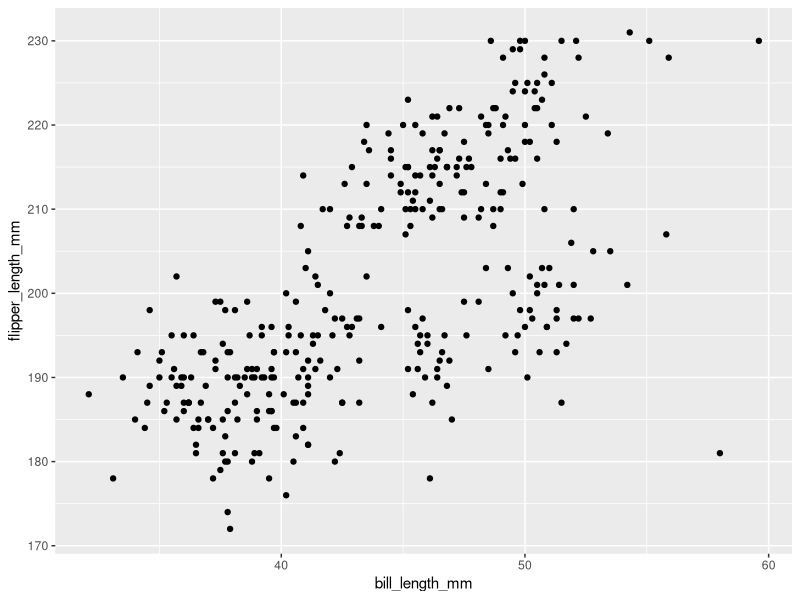
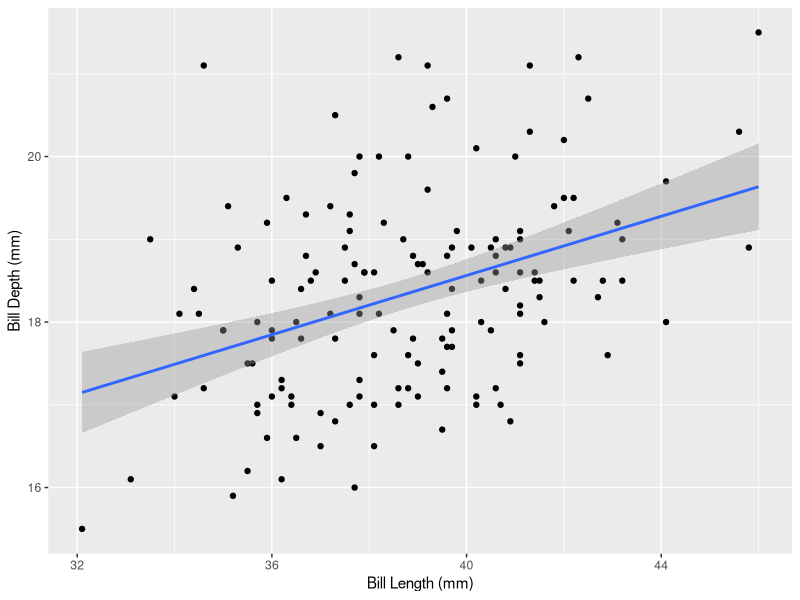
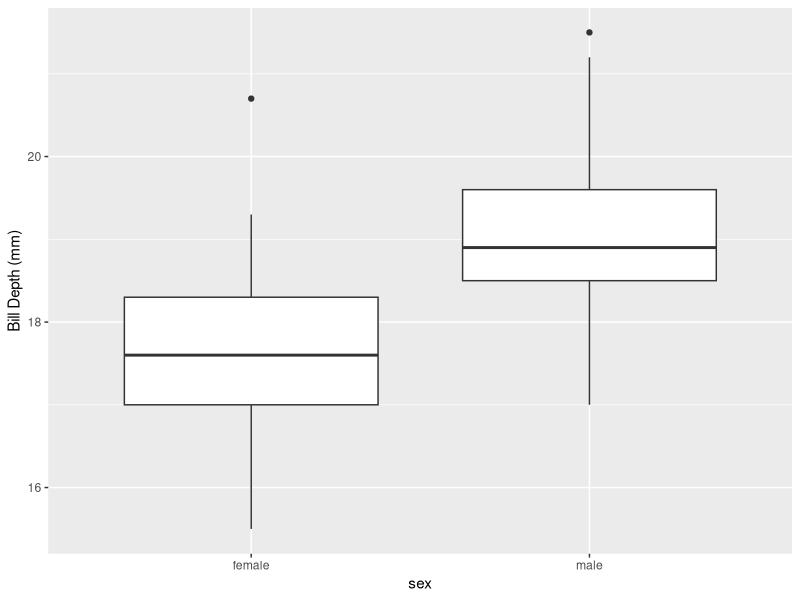

R code for these plots, in order:
## ---- chunk 1
library(ggplot2) 
library(dplyr)
library(readr)
library(palmerpenguins)
## ---- chunk 2
ggplot(penguins, aes(x = bill_length_mm, y = flipper_length_mm)) + geom_point()
## ---- chunk 3

# This chunk will edit the data, but will not output any text or data.
# Everything is run in the background.

penguins_edit <- filter(penguins, species == "Adelie")

# Make a results folder if you don't have one already...
dir.create("results")
write_tsv(penguins_edit, "results/1_penguins_no_chinstrap.txt")

# Run a linear regression
fit1 <- lm(bill_depth_mm ~ bill_length_mm, data = penguins_edit)
fit1 <- summary(fit1)

# Create a sex subset to remove NAs
penguins_sex <- filter(penguins_edit, !is.na(sex))

# Run a t.test  
fit2 <- t.test(bill_depth_mm ~ sex, data = penguins_sex)

## ---- chunk 4
fit1

## ---- chunk 5
ggplot(penguins_edit, aes(bill_length_mm, bill_depth_mm)) +
  geom_point() +
  stat_smooth(method = "lm") +
  labs(x = "Bill Length (mm)", y = "Bill Depth (mm)")
## ---- chunk 6

ggplot(penguins_sex, aes(sex, bill_depth_mm)) +
  geom_boxplot() +
  labs(y = "Bill Depth (mm)")
